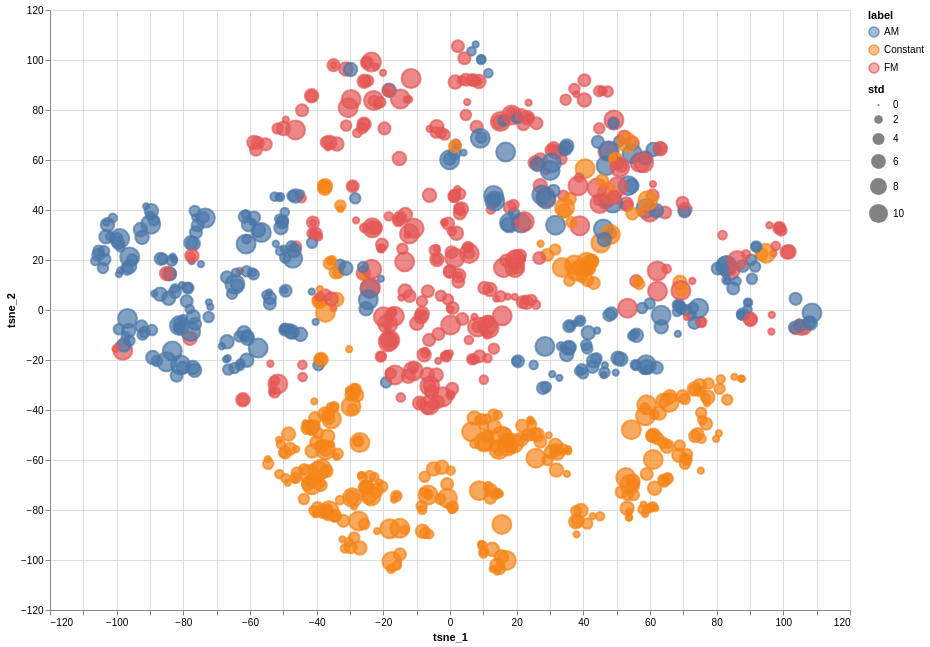

The notebook cell this image was saved under:
### Code cell
alt.Chart(df.sample(n=1_000)).mark_point().encode(
    x='tsne_1:Q',
    y='tsne_2:Q',
    color='label:N',
    fill='label:N',
    size='std:Q',
    tooltip=['file name:N']
).properties(
    width=800, height=600
).interactive()

### Figure 1 — Vega-Lite specification as saved in the notebook (floating-point values rounded to 4 significant figures; data arrays with more than 128 entries replaced by an {"elided": "..."} marker saying what was removed)
{"config": {"view": {"continuousWidth": 300, "continuousHeight": 300}}, "data": {"name": "data-610af8e98619d3803e515edaae8f2838"}, "mark": {"type": "point"}, "encoding": {"color": {"field": "label", "type": "nominal"}, "fill": {"field": "label", "type": "nominal"}, "size": {"field": "std", "type": "quantitative"}, "tooltip": [{"field": "file name", "type": "nominal"}], "x": {"field": "tsne_1", "type": "quantitative"}, "y": {"field": "tsne_2", "type": "quantitative"}}, "height": 600, "params": [{"name": "param_1", "select": {"type": "interval", "encodings": ["x", "y"]}, "bind": "scales"}], "width": 800, "$schema": "https://vega.github.io/schema/vega-lite/v5.8.0.json", "datasets": {"data-610af8e98619d3803e515edaae8f2838": {"elided": "1000 records"}}}
